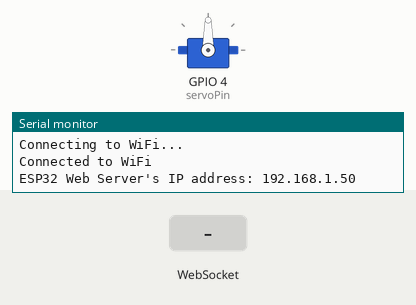
Simulated run of this sketch. Board: ESP32. On the bench: servo, the last lines printed to the serial monitor. The test bench sets the inputs (shaded band). WiFi joins after 1.5 s; servers stay silent unless stated.

Above: at 3.2 s.
3.3 s: WebSocket text "1" received
At 4.5 s:
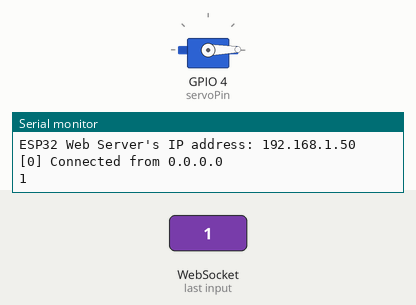
4.8 s: WebSocket text "200" received
At 5.6 s:
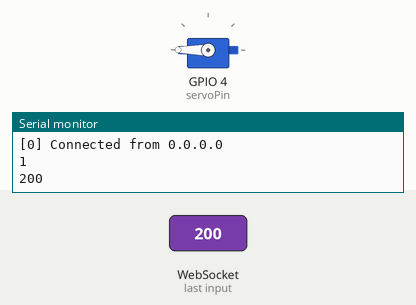
7.8 s: WebSocket text "90" received
At 9.1 s:
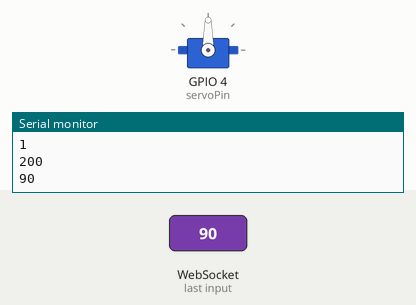
Timing chart, 0 to 10.3 s (numbered marks = the images above; inputs shaded):
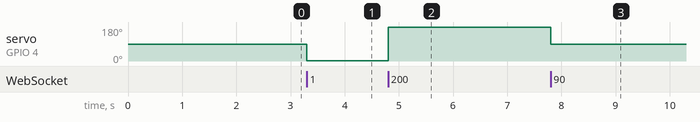

Measured:
- after the input at 3.3 s, servo on GPIO 4 (servoPin): 90° → 1° at once
- after the input at 4.8 s, servo on GPIO 4 (servoPin): 1° → 180° at once
- after the input at 7.8 s, servo on GPIO 4 (servoPin): 180° → 90° at once

The sketch:

Control_Servo_Via_Web_Server.ino
```cpp
/*
 * Filename: Control_Servo_Via_Web_Server
 * Function: Control the servo rotation through the Web server
 * Compiling IDE：ARDUINO 2.3.3
 * Author: https://www.keyestudio.com/
*/
#include <ESP32Servo.h>
#include <WiFi.h>
#include <ESPAsyncWebServer.h>
#include <WebSocketsServer.h>
#include "index.h"

// Define the servo and the pin it is connected to
Servo myServo;
const int servoPin = 4;

// Define the minimum and maximum pulse widths for the servo
const int minPulseWidth = 500; // 0.5 ms
const int maxPulseWidth = 2500; // 2.5 ms

/*REPLACE WITH YOUR NETWORK CREDENTIALS(Put your SSID & Password)*/
const char* ssid = "REPLACE_WITH_YOUR_SSID";  //Enter SSID here
const char* password = "REPLACE_WITH_YOUR_PASSWORD"; //Enter Password here

AsyncWebServer server(80);
WebSocketsServer webSocket = WebSocketsServer(81);  // WebSocket server on port 81

void webSocketEvent(uint8_t num, WStype_t type, uint8_t* payload, size_t length) {
  switch (type) {
    case WStype_DISCONNECTED:
      Serial.printf("[%u] Disconnected!\n", num);
      break;
    case WStype_CONNECTED:
      {
        IPAddress ip = webSocket.remoteIP(num);
        Serial.printf("[%u] Connected from %d.%d.%d.%d\n", num, ip[0], ip[1], ip[2], ip[3]);
      }
      break;
    case WStype_TEXT:
      //Serial.printf("[%u] Received text: %s\n", num, payload);
      String angle = String((char*)payload);
      int angle_value = angle.toInt();
      Serial.println(angle_value);
      myServo.write(angle_value);
      break;
  }
}

void setup() {
  Serial.begin(115200);

  // Attach the servo to the specified pin and set its pulse width range
  myServo.attach(servoPin, minPulseWidth, maxPulseWidth);
  // Set the PWM frequency for the servo
  myServo.setPeriodHertz(50); // Standard 50Hz servo

  // Connect to Wi-Fi
  WiFi.begin(ssid, password);
  while (WiFi.status() != WL_CONNECTED) {
    delay(1000);
    Serial.println("Connecting to WiFi...");
  }
  Serial.println("Connected to WiFi");

  // Initialize WebSocket server
  webSocket.begin();
  webSocket.onEvent(webSocketEvent);

  // Serve a basic HTML page with JavaScript to create the WebSocket connection
  server.on("/", HTTP_GET, [](AsyncWebServerRequest* request) {
    Serial.println("Web Server: received a web page request");
    String html = HTML_CONTENT;  // Use the HTML content from the index.h file
    request->send(200, "text/html", html);
  });

  server.begin();
  Serial.print("ESP32 Web Server's IP address: ");
  Serial.println(WiFi.localIP());
}

void loop() {
  webSocket.loop();
}
```

index.h
```cpp
const char *HTML_CONTENT = R"=====(
<!DOCTYPE html>
<html>
<head>
<title>ESP32 Controls Servo Motor via Web</title>
<meta name="viewport" content="width=device-width, initial-scale=0.7">
<style>
body { text-align: center; }
canvas { background-color: #ffffff; }
</style>
<script>
var canvas_width = 401, canvas_height = 466;
var pivot_x = 200, pivot_y = 200;
var bracket_radius = 160, bracket_angle = 0;
var bracket_img = new Image();
var click_state = 0;
var last_angle = 0;
var mouse_xyra = {x:0, y:0, r:0.0, a:0.0};
var ws;

bracket_img.src = "https://esp32io.com/images/tutorial/servo-bracket.png";

function init()
{
  var servo = document.getElementById("servo");

  servo.width = canvas_width;
  servo.height = canvas_height;
  servo.style.backgroundImage = "url('https://esp32io.com/images/tutorial/servo-body.png')";
  servo.style.backgroundPosition = "center";
  servo.style.backgroundSize = "contain";

  servo.addEventListener("touchstart", mouse_down);
  servo.addEventListener("touchend", mouse_up);
  servo.addEventListener("touchmove", mouse_move);
  servo.addEventListener("mousedown", mouse_down);
  servo.addEventListener("mouseup", mouse_up);
  servo.addEventListener("mousemove", mouse_move);

  var ctx = servo.getContext("2d");

  ctx.translate(pivot_x, pivot_y);

  rotate_bracket(0);

  ws = new WebSocket("ws://" + window.location.host + ":81");
  document.getElementById("ws_state").innerHTML = "CONNECTING";

  ws.onopen  = function(){ document.getElementById("ws_state").innerHTML = "CONNECTED" };
  ws.onclose = function(){ document.getElementById("ws_state").innerHTML = "CLOSED"};
  ws.onerror = function(){ alert("websocket error " + this.url) };

  ws.onmessage = ws_onmessage;
}
function ws_onmessage(e_msg)
{
  e_msg = e_msg || window.event; // MessageEvent

  alert("msg : " + e_msg.data);
}
function rotate_bracket(angle)
{
  var servo = document.getElementById("servo");
  var ctx = servo.getContext("2d");

  ctx.clearRect(-pivot_x, -pivot_y, canvas_width, canvas_height);
  ctx.rotate(angle / 180 * Math.PI);

  ctx.drawImage(bracket_img, -pivot_x, -pivot_y);

  ctx.rotate(-angle / 180 * Math.PI);
}
function check_range_xyra(event, mouse_xyra)
{
  var x, y, r, a, rc_x, rc_y, radian;
  var min_r, max_r, width;

  if(event.touches)
  {
    var touches = event.touches;

    x = (touches[0].pageX - touches[0].target.offsetLeft) - pivot_x;
    y = pivot_y - (touches[0].pageY - touches[0].target.offsetTop);
    min_r = 60;
    max_r = pivot_x;
    width = 40;
  }
  else
  {
    x = event.offsetX - pivot_x;
    y = pivot_y - event.offsetY;
    min_r = 60;
    max_r = bracket_radius;
    width = 20;
  }

  /* cartesian to polar coordinate conversion */
  r = Math.sqrt(x * x + y * y);
  a = Math.atan2(y, x);

  mouse_xyra.x = x;
  mouse_xyra.y = y;
  mouse_xyra.r = r;
  mouse_xyra.a = a;

  radian = bracket_angle / 180 * Math.PI;

  /* rotate coordinate */
  rc_x = x * Math.cos(radian) - y * Math.sin(radian);
  rc_y = x * Math.sin(radian) + y * Math.cos(radian);

  if((r < min_r) || (r > max_r))
    return false;

  if((rc_y < -width) || (rc_y > width))
    return false;

  return true;
}
function mouse_down()
{
  if(event.touches && (event.touches.length > 1))
    click_state = event.touches.length;

  if(click_state > 1)
    return;

  if(check_range_xyra(event, mouse_xyra))
  {
    click_state = 1;
    last_angle = mouse_xyra.a / Math.PI * 180.0;
  }
}
function mouse_up()
{
  click_state = 0;
}
function mouse_move()
{
  var angle;

  if(event.touches && (event.touches.length > 1))
    click_state = event.touches.length;

  if(click_state > 1)
    return;

  if(!click_state)
    return;

  if(!check_range_xyra(event, mouse_xyra))
  {
    click_state = 0;
    return;
  }

  angle = mouse_xyra.a / Math.PI * 180.0;

  if((Math.abs(angle) > 90) && (angle * last_angle < 0))
  {
    if(last_angle > 0)
      last_angle = -180;
    else
      last_angle = 180;
  }

  bracket_angle += (last_angle - angle);
  last_angle = angle;

  if(bracket_angle > 90)
    bracket_angle = 90;

  if(bracket_angle < -90)
    bracket_angle = -90;

  rotate_bracket(bracket_angle);

  if(ws.readyState == 1)
    ws.send(Math.floor(90 - bracket_angle) + "\r\n");

  debug = document.getElementById("debug");
  debug.innerHTML = Math.floor(90 - bracket_angle);

  event.preventDefault();
}
window.onload = init;
</script>
</head>

<body>

<h2>
ESP32 - Servo Motor via Web<br>
<canvas id="servo"></canvas>

<p>
WebSocket : <span id="ws_state" style="color:blue">null</span><br>
Angle : <span id="debug" style="color:blue">90</span>
</p>
</h2>

<div class="sponsor">Sponsored by <a href="https://keyestudio.com/diyables">DIYables</a></div>

</body>
</html>
)=====";
```
